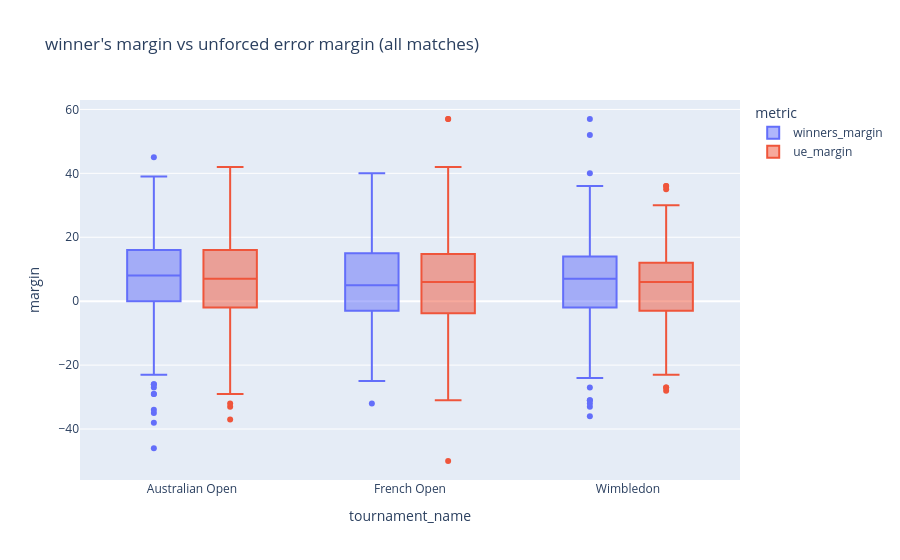

The notebook cell this image was saved under:
### Markdown cell above
the findings from our first figure are: that ____ although the data is quite unclear and spread. we can see the presence of many outliers, indicating ____


our second figure splits by surface. the surfaces behave as such -> 
our findings support that. as we can see by the behaviour of the medians.... and by the maximum/minimum values

### Code cell
fig2 = px.box(df_long, x="tournament_name", y="margin", color="metric",
    title="winner's margin vs unforced error margin (all matches)")

fig2.show()

### Figure 1 — Plotly figure (JSON) as saved in the notebook; plotly's stock layout.template omitted (floating-point values rounded to 4 significant figures; data arrays with more than 128 entries replaced by an {"elided": "..."} marker saying what was removed)
{"data": [{"alignmentgroup": "True", "hovertemplate": "metric=winners_margin<br>tournament_name=%{x}<br>margin=%{y}<extra></extra>", "legendgroup": "winners_margin", "marker": {"color": "#636efa"}, "name": "winners_margin", "notched": false, "offsetgroup": "winners_margin", "orientation": "v", "showlegend": true, "type": "box", "x": {"elided": "712 str values"}, "x0": " ", "xaxis": "x", "y": {"elided": "712 int values"}, "y0": " ", "yaxis": "y"}, {"alignmentgroup": "True", "hovertemplate": "metric=ue_margin<br>tournament_name=%{x}<br>margin=%{y}<extra></extra>", "legendgroup": "ue_margin", "marker": {"color": "#EF553B"}, "name": "ue_margin", "notched": false, "offsetgroup": "ue_margin", "orientation": "v", "showlegend": true, "type": "box", "x": {"elided": "712 str values"}, "x0": " ", "xaxis": "x", "y": {"elided": "712 int values"}, "y0": " ", "yaxis": "y"}], "layout": {"boxmode": "group", "legend": {"title": {"text": "metric"}, "tracegroupgap": 0}, "title": {"text": "winner's margin vs unforced error margin (all matches)"}, "xaxis": {"anchor": "y", "domain": [0, 1], "title": {"text": "tournament_name"}}, "yaxis": {"anchor": "x", "domain": [0, 1], "title": {"text": "margin"}}}}
